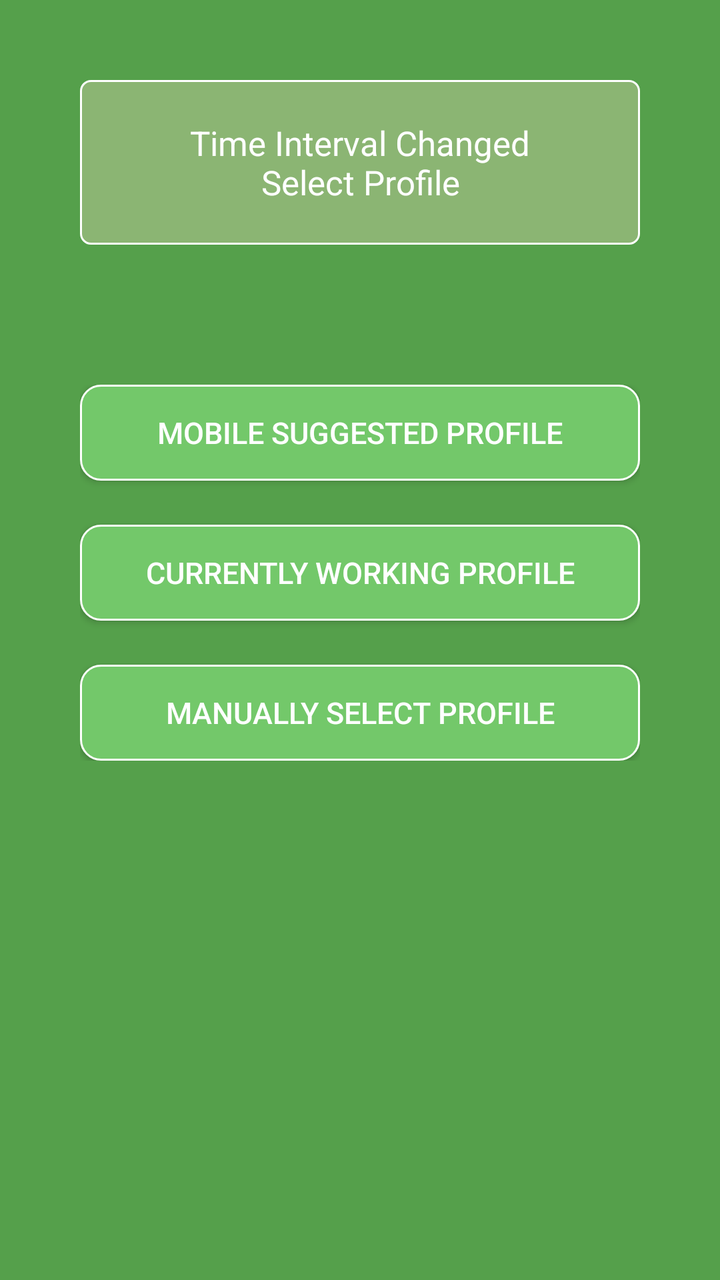
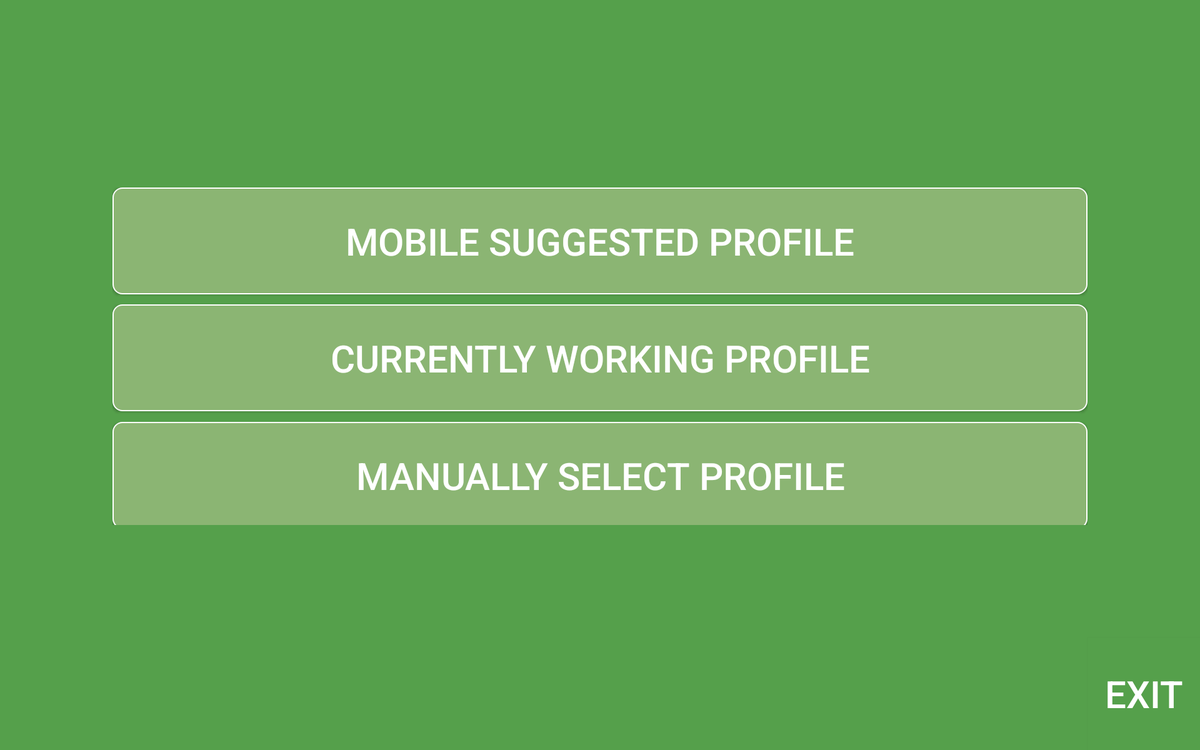

The same Android screen from two of the app's own layout files: first res/layout/ as a phone draws it, then the repository's variant for another configuration, drawn on a device whose configuration selects that folder. Both files follow.
<!-- AndroidManifest.xml: application theme AppTheme -->
<!-- res/layout/activity_home.xml -->
<?xml version="1.0" encoding="utf-8"?>
<RelativeLayout xmlns:android="http://schemas.android.com/apk/res/android"
    xmlns:tools="http://schemas.android.com/tools"
    android:layout_width="match_parent"
    android:layout_height="match_parent"
    android:background="@color/green"
    tools:context=".MainActivity">

    <AbsoluteLayout
        android:layout_width="match_parent"
        android:layout_height="wrap_content"
        android:paddingLeft="40dp"
        android:paddingTop="40dp"
        android:paddingRight="40dp"
        android:paddingBottom="40dp"
        android:id="@+id/absoluteLayout">

        <TextView
            android:layout_width="match_parent"
            android:layout_height="wrap_content"
            android:id="@+id/text1"
            android:text="Time Interval Changed

        Select Profile"
            android:textColor="@color/white"
            android:textSize="@dimen/txt_size_17"
            android:textAlignment="center"
            android:background="@drawable/border_text" />

    </AbsoluteLayout>

    <AbsoluteLayout
        android:layout_width="match_parent"
        android:layout_height="wrap_content"
        android:layout_below="@id/absoluteLayout"
        android:paddingLeft="40dp"
        android:paddingTop="30dp"
        android:paddingRight="40dp"
        android:paddingBottom="40dp">

        <Button
            android:layout_width="match_parent"
            android:layout_height="wrap_content"
            android:textAlignment="center"
            android:textSize="@dimen/txt_size_15"
            android:textColor="@color/white"
            android:text="@string/MobileSuggest"
            android:background="@drawable/border_btn"
            android:id="@+id/btnMobileSuggest" />

        <Button
        android:layout_width="match_parent"
        android:layout_height="wrap_content"
        android:layout_marginTop="32dp"
        android:textAlignment="center"
            android:textSize="@dimen/txt_size_15"
        android:textColor="@color/white"
        android:background="@drawable/border_btn"
        android:layout_y="70dp"
        android:text="@string/CurrentWork"
        android:id="@+id/btnCurrentWork"/>

        <Button
            android:layout_width="match_parent"
            android:layout_height="wrap_content"
            android:layout_marginTop="32dp"
            android:textAlignment="center"
            android:textSize="@dimen/txt_size_15"
            android:textColor="@color/white"
            android:background="@drawable/border_btn"
            android:layout_y="140dp"
            android:text="@string/ManuallySelect"
            android:id="@+id/btnManuallySelect"/>

    </AbsoluteLayout>


</RelativeLayout>
<!-- resources referenced by this layout -->
<resources>
  <color name="green">#55A04B</color>
  <color name="white">#FFFFFF</color>
  <dimen name="txt_size_15">15sp</dimen>
  <dimen name="txt_size_17">17sp</dimen>
  <!-- drawable border_btn (drawable) -->
  <?xml version="1.0" encoding="UTF-8"?>
  <shape xmlns:android="http://schemas.android.com/apk/res/android" android:shape="rectangle">
      <corners android:radius="10dp"/>
      <padding android:left="0dp" android:right="0dp" android:top="10dp" android:bottom="10dp"/>
      <solid android:color="#73C86A"/>
      <stroke android:width="1dp" android:color="#FFFFFF"/>
  </shape>
  <!-- drawable border_text (drawable) -->
  <?xml version="1.0" encoding="UTF-8"?>
  <shape xmlns:android="http://schemas.android.com/apk/res/android" android:shape="rectangle">
      <corners android:radius="5dp"/>
      <padding android:left="30dp" android:right="30dp" android:top="20dp" android:bottom="20dp"/>
      <solid android:color="#8BB573"/>
      <stroke android:width="1dp" android:color="#FFFFFF"/>
  </shape>
  <string name="CurrentWork">Currently Working Profile</string>
  <string name="ManuallySelect">Manually Select Profile</string>
  <string name="MobileSuggest">Mobile Suggested Profile</string>
  <style name="AppTheme" parent="AppBaseTheme">
          <item name="colorPrimary">@color/ColorPrimary</item>
          <item name="colorPrimaryDark">@color/ColorPrimaryDark</item>
          
      </style>
  <style name="AppBaseTheme" parent="Theme.AppCompat.Light">
          
      </style>
  <color name="ColorPrimary">#55A04B</color>
  <color name="ColorPrimaryDark">#73C86A</color>
</resources>
<!-- res/layout-xlarge/activity_home.xml (the repository's variant of the layout above) -->
<!-- drawn on a large tablet held sideways -->
<?xml version="1.0" encoding="utf-8"?>
<RelativeLayout xmlns:android="http://schemas.android.com/apk/res/android"
    xmlns:tools="http://schemas.android.com/tools"
    android:layout_width="match_parent"
    android:layout_height="match_parent"
    android:background="@color/green"
    tools:context="com.example.listofapps.HomeActivity"
    >

    <AbsoluteLayout
        android:layout_width="match_parent"
        android:layout_height="wrap_content"
        android:padding="100dp"
        android:id="@+id/absoluteLayout"
        android:layout_above="@+id/absoluteLayout2"
        android:layout_alignParentTop="true">

        <TextView
            android:layout_width="match_parent"
            android:layout_height="244dp"
            android:id="@+id/text1"
            android:maxLines="2"
            android:lines="2"
            android:text="@string/text1"
            android:textColor="@color/white"
            android:textSize="45sp"
            android:textAlignment="center"
            android:background="@drawable/customborder" />

    </AbsoluteLayout>

    <AbsoluteLayout
        android:layout_width="match_parent"
        android:layout_height="600dp"
        android:padding="120dp"
        android:layout_above="@+id/exit"
        android:id="@+id/absoluteLayout2">

        <Button
            android:layout_width="match_parent"
            android:layout_height="wrap_content"
            android:textAlignment="center"
            android:textSize="40sp"
            android:textColor="@color/white"
            android:text="@string/MobileSuggest"
            android:background="@drawable/customborder1"
            android:id="@+id/btnMobileSuggest" />

        <Button
        android:layout_width="match_parent"
        android:layout_height="wrap_content"
        android:layout_marginTop="32dp"
        android:textAlignment="center"
            android:textSize="40sp"
        android:textColor="@color/white"
        android:background="@drawable/customborder1"
        android:layout_y="125dp"
        android:text="@string/CurrentWork"
        android:id="@+id/btnCurrentWork"/>

        <Button
            android:layout_width="match_parent"
            android:layout_height="wrap_content"
            android:layout_marginTop="32dp"
            android:textAlignment="center"
            android:textSize="40sp"
            android:textColor="@color/white"
            android:background="@drawable/customborder1"
            android:layout_y="250dp"
            android:text="@string/ManuallySelect"
            android:id="@+id/btnManuallySelect"/>

    </AbsoluteLayout>
    
    <Button
        android:layout_width="120dp"
        android:layout_height="120dp"
        android:id="@+id/exit"
        android:background="@color/green"
        android:textColor="@color/white"
        android:textSize="40sp"
        android:textAlignment="center"
        android:text="@string/Exit"
        android:layout_alignParentBottom="true"
        android:layout_alignParentEnd="true" />

</RelativeLayout>
<!-- resources referenced by the variant -->
<!-- as a large tablet held sideways resolves them -->
<resources>
  <color name="green">#55A04B</color>
  <color name="white">#FFFFFF</color>
  <!-- drawable customborder (drawable) -->
  <?xml version="1.0" encoding="UTF-8"?>
  <shape xmlns:android="http://schemas.android.com/apk/res/android" android:shape="rectangle">
      <corners android:radius="5dp"/>
      <padding android:left="60dp" android:right="60dp" android:top="50dp" android:bottom="20dp"/>
      <solid android:color="#8BB573"/>
      <stroke android:width="1dp" android:color="#FFFFFF"/>
  </shape>
  <!-- drawable customborder1 (drawable) -->
  <?xml version="1.0" encoding="UTF-8"?>
  <shape xmlns:android="http://schemas.android.com/apk/res/android" android:shape="rectangle">
      <corners android:radius="10dp"/>
      <padding android:left="0dp" android:right="0dp" android:top="30dp" android:bottom="30dp"/>
      <solid android:color="#8BB573"/>
      <stroke android:width="1dp" android:color="#FFFFFF"/>
  </shape>
  <string name="CurrentWork">Currently Working Profile</string>
  <string name="Exit">Exit</string>
  <string name="ManuallySelect">Manually Select Profile</string>
  <string name="MobileSuggest">Mobile Suggested Profile</string>
  <string name="text1">Time Interval Changed\nSelect Profile</string>
  <style name="AppTheme" parent="AppBaseTheme">
          <item name="colorPrimary">@color/ColorPrimary</item>
          <item name="colorPrimaryDark">@color/ColorPrimaryDark</item>
          
      </style>
  <style name="AppBaseTheme" parent="Theme.AppCompat.Light">
          
      </style>
  <color name="ColorPrimary">#55A04B</color>
  <color name="ColorPrimaryDark">#73C86A</color>
</resources>
